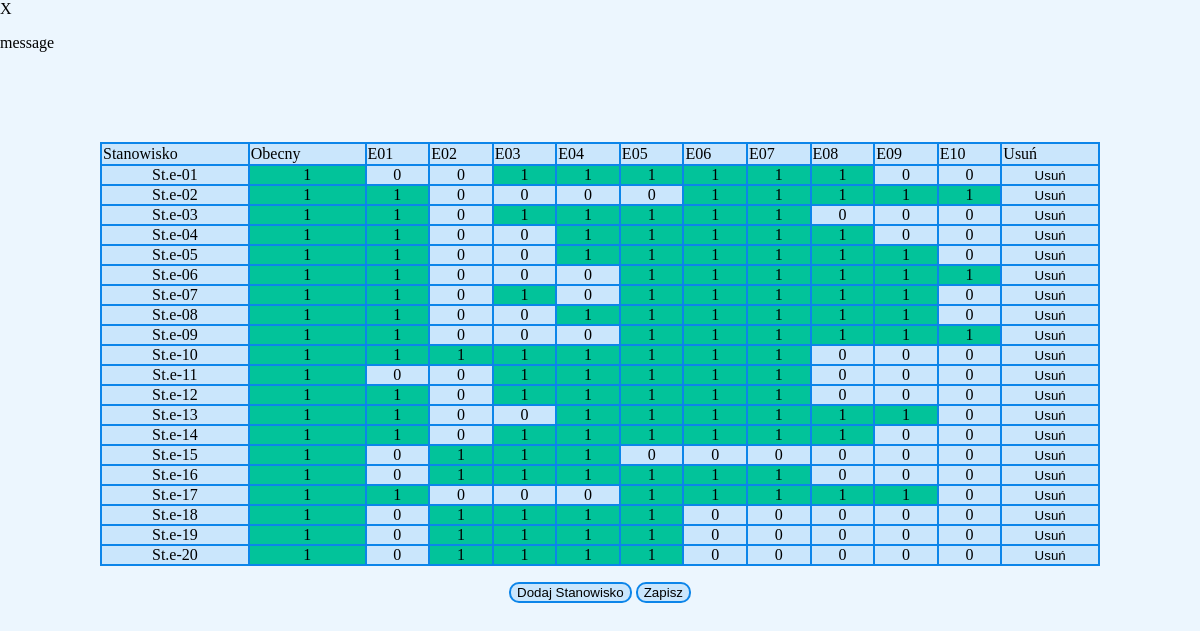
Screenshot of /table with the database file from the repository.
### charts/models.py (models this page shows)
class Employee(models.Model):
    user = models.ForeignKey(User, on_delete=models.CASCADE, null=True, blank=True)
    employee_id = models.CharField(max_length=200, blank=True, null=True)
    table_row = models.IntegerField()
    presence = models.IntegerField()
    E01 = models.IntegerField()
    E02 = models.IntegerField()
    E03 = models.IntegerField()
    E04 = models.IntegerField()
    E05 = models.IntegerField()
    E06 = models.IntegerField()
    E07 = models.IntegerField()
    E08 = models.IntegerField()
    E09 = models.IntegerField()
    E10 = models.IntegerField()

### charts/views.py (the view)
# urls.py: path('table', views.employees_table, name='employees_table'),
def employees_table(request):
    if request.method == 'POST':
        data = request.POST
        Employee.objects.all().delete()
        for key in list(data.keys())[1:]:
            employee = Employee()
            employee.table_row = key
            employee_data = data.getlist(key)
            employee.employee_id = employee_data[0]
            employee.presence = employee_data[1]
            for i in range(1,11):
                skill_name = 'E' + str(i).zfill(2)
                setattr(employee, skill_name, employee_data[i+1])
            employee.save()
        return redirect('get_csv')
    else:
        data = Employee.objects.all()
        return render(request, 'charts/employees_table.html', {'data':data})

### charts/templates/charts/employees_table.html (shortened to what this page needs)
{% extends 'main.html' %}
{% load static %}
{% block content %}
<div class='container'>
  <form action="" method='POST'>
    <table class='employees_table' style="width:100%">
        <tr>
          <td>Stanowisko</td>
          <td>Obecny</td>
          <td>E01</td>
          <td>E02</td>
          <td>E03</td>
          <td>E04</td>
          <td>E05</td>
          <td>E06</td>
          <td>E07</td>
          <td>E08</td>
          <td>E09</td>
          <td>E10</td>
          <td>Usuń</td>
        </tr>
        {% for employee in data %}
        <tr>
          <td class='editable_cell'>{{employee.employee_id}}<input class='hidden_input' type="hidden" name="{{employee.table_row}}" value='{{employee.employee_id}}'></td>
          <td class='editable_cell {% if employee.presence %} active_cell {% endif %}'>{{employee.presence}}<input class='hidden_input' type="hidden"  name="{{employee.table_row}}" value='{{employee.presence}}'></td>
          <td class='editable_cell {% if employee.E01 %} active_cell {% endif %}'>{{employee.E01}}<input class='hidden_input' type="hidden"  name="{{employee.table_row}}" value='{{employee.E01}}'></td>
          <td class='editable_cell {% if employee.E02 %} active_cell {% endif %}'>{{employee.E02}}<input class='hidden_input' type="hidden"  name="{{employee.table_row}}" value='{{employee.E02}}'></td>
          <td class='editable_cell {% if employee.E03 %} active_cell {% endif %}'>{{employee.E03}}<input class='hidden_input' type="hidden"  name="{{employee.table_row}}" value='{{employee.E03}}'></td>
          <td class='editable_cell {% if employee.E04 %} active_cell {% endif %}'>{{employee.E04}}<input class='hidden_input' type="hidden"  name="{{employee.table_row}}" value='{{employee.E04}}'></td>
          <td class='editable_cell {% if employee.E05 %} active_cell {% endif %}'>{{employee.E05}}<input class='hidden_input' type="hidden"  name="{{employee.table_row}}" value='{{employee.E05}}'></td>
          <td class='editable_cell {% if employee.E06 %} active_cell {% endif %}'>{{employee.E06}}<input class='hidden_input' type="hidden"  name="{{employee.table_row}}" value='{{employee.E06}}'></td>
          <td class='editable_cell {% if employee.E07 %} active_cell {% endif %}'>{{employee.E07}}<input class='hidden_input' type="hidden"  name="{{employee.table_row}}" value='{{employee.E07}}'></td>
          <td class='editable_cell {% if employee.E08 %} active_cell {% endif %}'>{{employee.E08}}<input class='hidden_input' type="hidden"  name="{{employee.table_row}}" value='{{employee.E08}}'></td>
          <td class='editable_cell {% if employee.E09 %} active_cell {% endif %}'>{{employee.E09}}<input class='hidden_input' type="hidden"  name="{{employee.table_row}}" value='{{employee.E09}}'></td>
          <td class='editable_cell {% if employee.E10 %} active_cell {% endif %}'>{{employee.E10}}<input class='hidden_input' type="hidden"  name="{{employee.table_row}}" value='{{employee.E10}}'></td>
          <td class='delete_row'><button type='button' class='delete_row_btn'>Usuń</button></td>
        </tr>
        {% endfor %}
      </table>
      <button type="button" class='add_employee'>Dodaj Stanowisko</button>
      <input type="submit" class='save_employees' value='Zapisz'>
  </form>
</div>
{% endblock content %}

### templates/main.html (shortened to what this page needs)
<html lang="en">
{% load static %}
<head>
    <link rel="stylesheet" href="{% static 'style/main.css' %}">
</head>
<body>
    <div class = 'message'>
        <span>X</span>
        <p>message</p>
    </div>
    {% block content %}
    {% endblock content %}
</body>
</html>

### static/style/main.css (style rules this page uses)
body { margin: 0; padding: 0; background-color: #ECF6FE; }
.container { max-width: 1000px; margin: auto; text-align: center; margin-top: calc(20vh - 70px); }
table { background-color: #0C85E9; padding: 0; }
td { background-color: #CAE6FC; }
td:first-child { width: 15%; }
.editable_cell { background-color: #CAE6FC; text-align: center; padding: 0; }
.active_cell { background-color: #02c39a; }
.delete_row { padding: 0; }
.delete_row>button { width: 100%; height: 18px; outline-width: 0; border: none; border-width: 0px; cursor: pointer; background-color: #CAE6FC; }
.add_employee, .save_employees { margin-top: 2vh; background-color: #CAE6FC; cursor: pointer; border: 2px solid #0C85E9; border-radius: 10px; }

### rows the page displays
Employee: employee_id "St.e-01", presence "1", E01 "0", E02 "0", E03 "1", E04 "1", E05 "1", E06 "1", E07 "1", E08 "1", E09 "0", E10 "0"
Employee: employee_id "St.e-02", presence "1", E01 "1", E02 "0", E03 "0", E04 "0", E05 "0", E06 "1", E07 "1", E08 "1", E09 "1", E10 "1"
Employee: employee_id "St.e-03", presence "1", E01 "1", E02 "0", E03 "1", E04 "1", E05 "1", E06 "1", E07 "1", E08 "0", E09 "0", E10 "0"
Employee: employee_id "St.e-04", presence "1", E01 "1", E02 "0", E03 "0", E04 "1", E05 "1", E06 "1", E07 "1", E08 "1", E09 "0", E10 "0"
Employee: employee_id "St.e-05", presence "1", E01 "1", E02 "0", E03 "0", E04 "1", E05 "1", E06 "1", E07 "1", E08 "1", E09 "1", E10 "0"
Employee: employee_id "St.e-06", presence "1", E01 "1", E02 "0", E03 "0", E04 "0", E05 "1", E06 "1", E07 "1", E08 "1", E09 "1", E10 "1"
Employee: employee_id "St.e-07", presence "1", E01 "1", E02 "0", E03 "1", E04 "0", E05 "1", E06 "1", E07 "1", E08 "1", E09 "1", E10 "0"
Employee: employee_id "St.e-08", presence "1", E01 "1", E02 "0", E03 "0", E04 "1", E05 "1", E06 "1", E07 "1", E08 "1", E09 "1", E10 "0"
Employee: employee_id "St.e-09", presence "1", E01 "1", E02 "0", E03 "0", E04 "0", E05 "1", E06 "1", E07 "1", E08 "1", E09 "1", E10 "1"
Employee: employee_id "St.e-10", presence "1", E01 "1", E02 "1", E03 "1", E04 "1", E05 "1", E06 "1", E07 "1", E08 "0", E09 "0", E10 "0"
Employee: employee_id "St.e-11", presence "1", E01 "0", E02 "0", E03 "1", E04 "1", E05 "1", E06 "1", E07 "1", E08 "0", E09 "0", E10 "0"
Employee: employee_id "St.e-12", presence "1", E01 "1", E02 "0", E03 "1", E04 "1", E05 "1", E06 "1", E07 "1", E08 "0", E09 "0", E10 "0"
Employee: employee_id "St.e-13", presence "1", E01 "1", E02 "0", E03 "0", E04 "1", E05 "1", E06 "1", E07 "1", E08 "1", E09 "1", E10 "0"
Employee: employee_id "St.e-14", presence "1", E01 "1", E02 "0", E03 "1", E04 "1", E05 "1", E06 "1", E07 "1", E08 "1", E09 "0", E10 "0"
Employee: employee_id "St.e-15", presence "1", E01 "0", E02 "1", E03 "1", E04 "1", E05 "0", E06 "0", E07 "0", E08 "0", E09 "0", E10 "0"
Employee: employee_id "St.e-16", presence "1", E01 "0", E02 "1", E03 "1", E04 "1", E05 "1", E06 "1", E07 "1", E08 "0", E09 "0", E10 "0"
Employee: employee_id "St.e-17", presence "1", E01 "1", E02 "0", E03 "0", E04 "0", E05 "1", E06 "1", E07 "1", E08 "1", E09 "1", E10 "0"
Employee: employee_id "St.e-18", presence "1", E01 "0", E02 "1", E03 "1", E04 "1", E05 "1", E06 "0", E07 "0", E08 "0", E09 "0", E10 "0"
Employee: employee_id "St.e-19", presence "1", E01 "0", E02 "1", E03 "1", E04 "1", E05 "1", E06 "0", E07 "0", E08 "0", E09 "0", E10 "0"
Employee: employee_id "St.e-20", presence "1", E01 "0", E02 "1", E03 "1", E04 "1", E05 "1", E06 "0", E07 "0", E08 "0", E09 "0", E10 "0"
